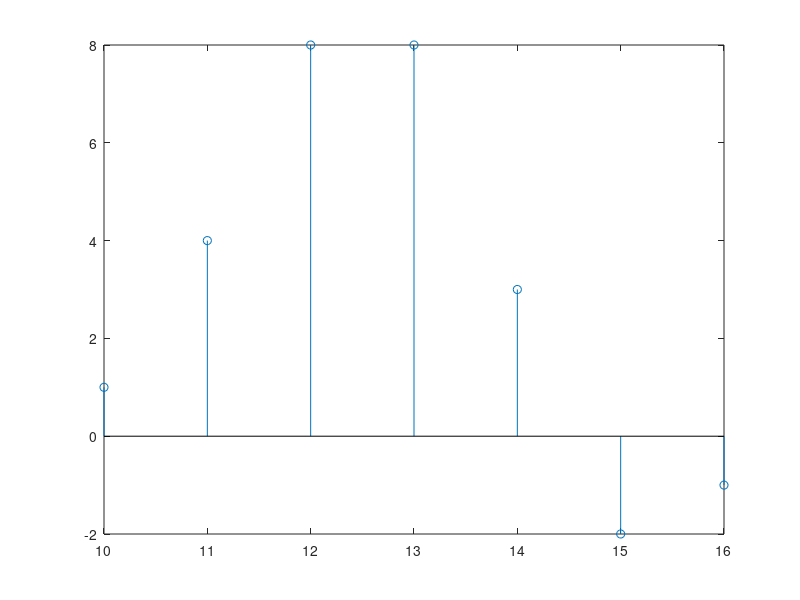

Here is the MATLAB script that generated this plot:
clc;
clear all;
close all;

% convolution between two sequence
xn = [1 2 1 -1]; % set initial value
hn = [1 2 3 1]; % set initial value

xlen = length(xn);
hlen = length(hn);

%X = [xn, zeros(1, xlen)];
%H = [hn, zeros(1, hlen)];
Y = zeros(1, xlen + hlen - 1);
for i = 1 : xlen + hlen - 1
    %Y(i) = 0;
    for j = 1 : xlen
        if(i - j + 1 > 0 && (i - j + 1 <= xlen))
            Y(i) = Y(i) + xn(j) * hn(i - j + 1);
        end
    end
end

xlow = input('Enter the lower index of x(n): ');
hlow = input('Enter the lower index of h(n): ');

nlow = xlow + hlow;
nhigh = (xlen + xlow -1 ) + (hlen + hlow - 1);
t = nlow : nhigh;
stem(t, Y);
